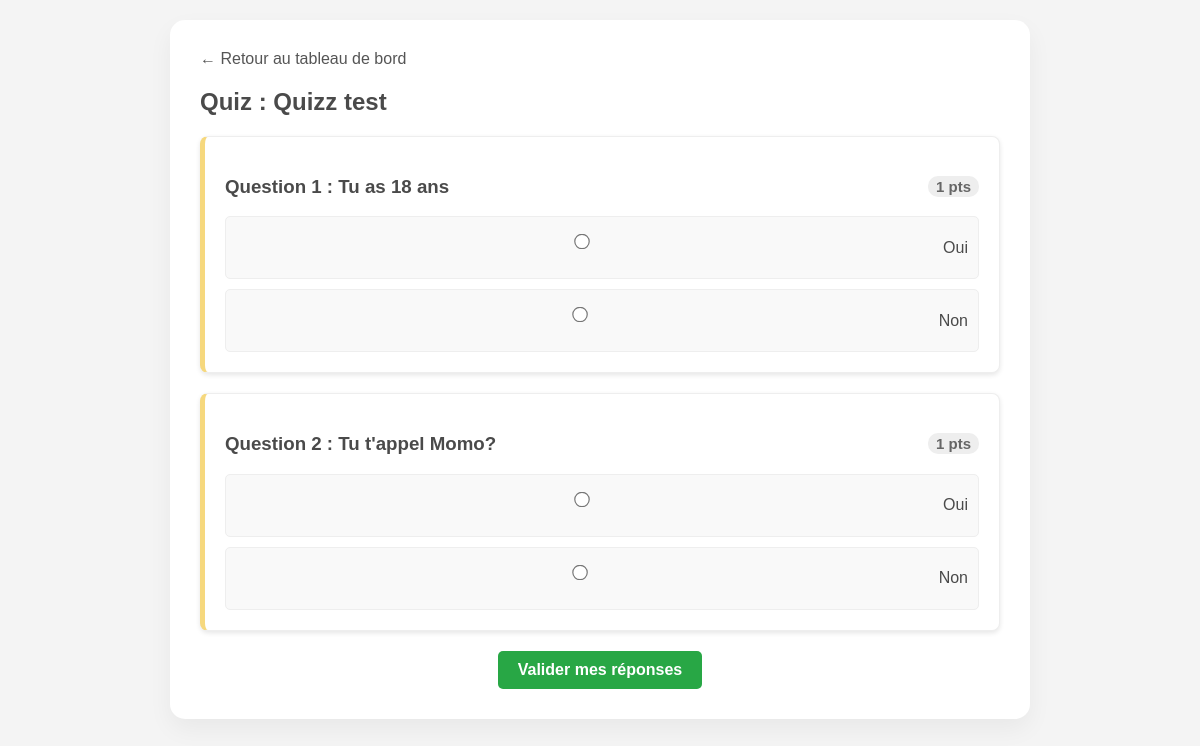
The app's page /repondre.php?id=4 (signed in) with its own data.
### tables this page shows
CREATE TABLE IF NOT EXISTS `quizzes` (
  `id` int(11) NOT NULL AUTO_INCREMENT,
  `title` varchar(255) NOT NULL,
  `status` varchar(50) DEFAULT 'building',
  `author_id` int(11) NOT NULL,
  PRIMARY KEY (`id`),
  KEY `author_id` (`author_id`)
);

CREATE TABLE IF NOT EXISTS `questions` (
  `id` int(11) NOT NULL AUTO_INCREMENT,
  `quiz_id` int(11) NOT NULL,
  `question_text` text NOT NULL,
  `points` int(11) DEFAULT 1,
  `type_question` varchar(20) DEFAULT 'qcm',
  `type` varchar(50) NOT NULL,
  PRIMARY KEY (`id`),
  KEY `quiz_id` (`quiz_id`)
);

CREATE TABLE IF NOT EXISTS `choices` (
  `id` int(11) NOT NULL AUTO_INCREMENT,
  `question_id` int(11) NOT NULL,
  `choice_text` varchar(255) NOT NULL,
  `is_correct` tinyint(1) DEFAULT 0,
  PRIMARY KEY (`id`),
  KEY `question_id` (`question_id`)
);

### repondre.php (the view, shortened to what this page needs)
<?php
require 'db.php';
$quiz_id = $_GET['id'];
$stmt = $pdo->prepare("SELECT * FROM quizzes WHERE id = ?");
$stmt->execute([$quiz_id]);
$quiz_info = $stmt->fetch();
$stmt = $pdo->prepare("SELECT * FROM questions WHERE quiz_id = ?");
$stmt->execute([$quiz_id]);
$questions = $stmt->fetchAll();
?>
<!DOCTYPE html>
<html lang="fr">
<head>
    <link rel="stylesheet" href="style.css">
</head>
<body>
<div class="container">
    <div style="margin-bottom: 20px;">
        <a href="dashboard_user.php" style="text-decoration: none; color: #555;">&larr; Retour au tableau de bord</a>
    </div>
    <h2>Quiz : <?php echo htmlspecialchars($quiz_info['title']); ?></h2>
    <?php if (empty($questions)): ?>
        <div class="card" style="text-align: center; background-color: #fff3cd; color: #856404; border: 1px solid #ffeeba;">
            <h3>Oups ! Aucune question trouvée.</h3>
            <p>Ce quiz ne contient pas encore de questions.</p>
        </div>
    <?php else: ?>
    <form method="post">
        <?php foreach($questions as $index => $q): ?>
            <?php
            $mon_type = 'qcm';
            if (!empty($q['type_question'])) {
                $mon_type = $q['type_question'];
            } elseif (!empty($q['type'])) {
                $mon_type = $q['type'];
            }
            ?>
            <div class="card">
                <h3>
                    Question <?php echo $index + 1; ?> :
                    <?php echo htmlspecialchars($q['question_text']); ?>
                    <span style="float:right; font-size:0.8em; color:#666; background:#eee; padding:2px 8px; border-radius:10px;">
                        <?php echo $q['points']; ?> pts
                    </span>
                </h3>
                <?php if ($mon_type == 'libre'): ?>
                    <textarea name="rep[<?php echo $q['id']; ?>]" rows="4" placeholder="Écrivez votre réponse ici..."></textarea>
                <?php else: ?>
                    <?php
                    $ch = $pdo->prepare("SELECT * FROM choices WHERE question_id = ?");
                    $ch->execute([$q['id']]);
                    $les_choix = $ch->fetchAll();
                    ?>
                    <?php if(count($les_choix) == 0): ?>
                        <p style="color:red; font-style:italic;">Erreur : Aucun choix configuré pour cette question.</p>
                    <?php else: ?>
                        <div style="display: flex; flex-direction: column; gap: 10px;">
                        <?php foreach($les_choix as $c): ?>
                            <label style="cursor:pointer; display:flex; align-items:center; background:#f9f9f9; padding:10px; border-radius:5px; border:1px solid #eee;">
                                <input type="radio" name="rep[<?php echo $q['id']; ?>]" value="<?php echo $c['id']; ?>" required style="margin-right:15px; transform: scale(1.2);">
                                <span><?php echo htmlspecialchars($c['choice_text']); ?></span>
                            </label>
                        <?php endforeach; ?>
                        </div>
                    <?php endif; ?>
                <?php endif; ?>
            </div>
        <?php endforeach; ?>
        <div style="text-align: center;">
            <button type="submit" name="finish" class="btn">Valider mes réponses</button>
        </div>
    </form>
    <?php endif; ?>
</div>
</body>
</html>

### style.css (style rules this page uses)
:root { --purple: #9b8cce; --pink: #f4aeb4; --yellow: #f6d87d; --dark: #4a4a4a; }
body { font-family: 'Segoe UI', sans-serif; background-color: #f4f4f9; color: var(--dark); margin: 0; }
.container { width: 90%; max-width: 800px; margin: 40px auto; background: white; padding: 30px; border-radius: 15px; box-shadow: 0 10px 25px rgba(0,0,0,0.05); }
input, select, textarea { width: 100%; padding: 12px; margin: 8px 0 20px 0; border: 1px solid #ddd; border-radius: 8px; box-sizing: border-box; }
.btn { background-color: var(--pink); color: white; padding: 12px 25px; border: none; border-radius: 50px; cursor: pointer; font-size: 16px; font-weight: bold; text-decoration: none; display: inline-block; transition: transform 0.2s; }
.card { border: 1px solid #eee; padding: 20px; margin-bottom: 15px; border-radius: 12px; border-left: 5px solid var(--yellow); background: #fff; }

### repondre.php (style rules this page uses)
body { font-family: sans-serif; background-color: #f4f4f4; padding: 20px; }
.container { max-width: 800px; margin: 0 auto; }
.card { background: white; padding: 20px; margin-bottom: 20px; border-radius: 8px; box-shadow: 0 2px 5px rgba(0,0,0,0.1); }
.btn { background: #28a745; color: white; padding: 10px 20px; border: none; border-radius: 5px; cursor: pointer; font-size: 16px; }

### records on screen
quizzes: title "Quizz test"
questions: question_text "Tu as 18 ans", points "1"
choices: choice_text "Oui"
choices: choice_text "Non"
questions: question_text "Tu t'appel Momo?", points "1"
choices: choice_text "Oui"
choices: choice_text "Non"
